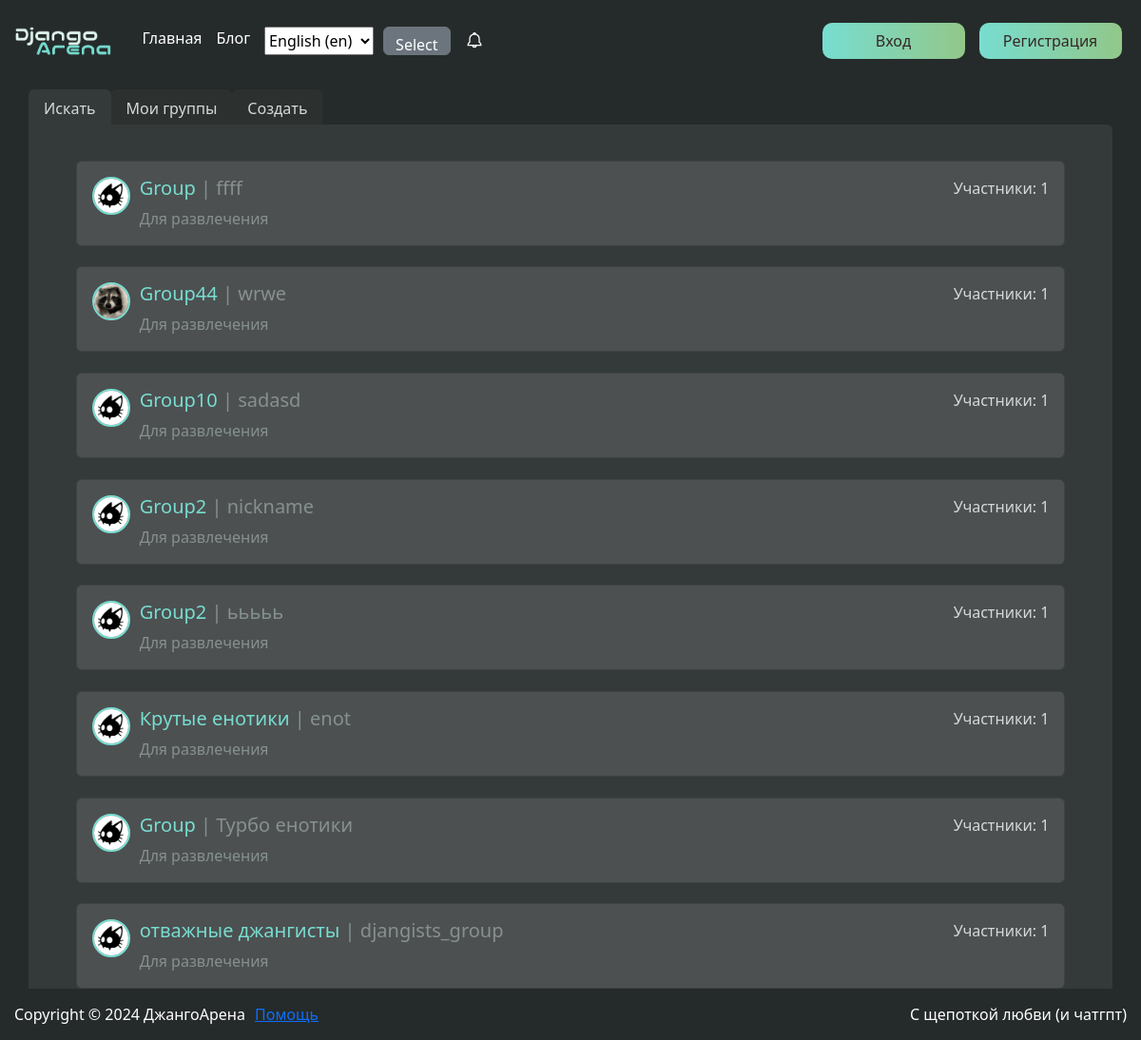
Page /groups/all/ on the committed database.
### groups/models.py (models this page shows, shortened)
class Group(django.db.models.Model):
    title = django.db.models.CharField(
        verbose_name="название",
        help_text="Придумайте крутое название для своей группы",
        max_length=255,
        default="Group",
    )
    name = django.db.models.CharField(
        verbose_name="никнейм",
        help_text="Придумайте уникальное название",
        max_length=255,
        unique=True,
    )
    theme = django.db.models.CharField(
        verbose_name="тематика",
        help_text="Определитесь с тематикой группы(например 'для развлечения'"
        + "'друзья' и тд.)",
        max_length=30,
        default="Для развлечения",
        blank=True,
    )
    image = django.db.models.ImageField(
        "аватарка",
        help_text="Загрузите аватарку",
        upload_to=get_path_image,
        null=True,
        blank=True,
    )
    description = django.db.models.TextField(
        verbose_name="описание",
        help_text="Опишите группу",
    )
    is_public = django.db.models.BooleanField(
        default=False,
        verbose_name="публичная ли группа?",
        help_text="В публичную группу могут вступить все желающие",
    )
    created_at = django.db.models.DateTimeField(
        auto_now_add=True,
    )
    class Meta:
        verbose_name = "Группы"
        verbose_name_plural = "Группы"

### groups/views.py (the view)
# urls.py: django.urls.path("all/", groups.views.GroupAllView.as_view(), name="all"),
class GroupAllView(django.views.View):
    def get(self, *args, **kwargs):
        selected_groups = (
            groups.models.Group.objects.all()
            .prefetch_related("group")
            .order_by(
                "-created_at",
            )
        )
        context = {
            "title": "Искать группы",
            "tab": "all",
            "groups": selected_groups,
        }
        return django.shortcuts.render(
            request=self.request,
            template_name="group/user_group.html",
            context=context,
        )

### notifications/context_processors.py (called while the page is built)
def get_notifications(request):
    if request.user.is_authenticated:
        user = core.models.User.objects.get(pk=request.user.id)
        cur_notifications = notifications.models.Notification.objects.filter(
            recipient=user.id,
        )
    else:
        cur_notifications = []
    return {"notifications": cur_notifications}

### templates/group/user_group.html (shortened to what this page needs)
{% extends "base.html" %}
{% load static %}
{% block content %}
<div class="container">
    <div class="row">
        <ul class="nav nav-tabs" style="border: none;margin-bottom: -2px">
            <li class="nav-item">
                <a class="nav-link" {% if tab == "all" %}style="background-color: #343a39;border:none" {% else %}
                    style="border:none" {% endif %} href={% url "groups:all" %}>Искать</a>
            </li>
            <li class="nav-item">
                <a class="nav-link" {% if tab == "my" %}style="background-color: #343a39;border: none;" {% else %}
                    style="border:none" {% endif %} href={% url "groups:my" %}>Мои группы</a>
            </li>
            <li class="nav-item">
                <a class="nav-link" style="border:none"  href={% url "groups:new_groups" %}>Создать</a>
            </li>
        </ul>
        <div class="card" id="parent_card">
            <div class="card-body">
                {% for group in groups %}
                <a href="{% url 'groups:groups_detail' group.id %}" style="text-decoration:none">{% include "includes/group.html" %}</a>
                {% endfor %}
            </div>
        </div>
    </div>
</div>
{% endblock %}

### templates/includes/group.html
{% load static %}
<div class="card" id="note_card">
    <div class="card-body" style="display: flex; justify-content: space-between">
        <div style="display: flex">
            <img id="ava" alt=""
                src={% if group.image %}"{{ group.image.url }}"{% else %}{% static "images/group-avatar2.jpg" %}{% endif %}
                height="50" width="50" loading="lazy" class="rounded-circle">
            <div style=" margin-left: 10px">
                <h5><span class="title">{{ group.title }}</span> <span style="color: #869090">| {{ group.name }}</span>
                </h5>
                <div style="color: #869090">{{ group.theme }}</div>
            </div>
        </div>
        <p style="float:right; color:#D6D9D9">Участники: {{ group.group.count }}</p>
    </div>
</div>

### static_dev/style.css (style rules this page uses)
* { padding: 0; }
ul { padding: 0; }
body { height: 100%; color: #cdd5d6; }
.flex-container { display: flex; flex-direction: column; flex-direction: column; height: 100%; min-height: 100vh; background-color: #252b2a; }

### static_dev/css/header.css (style rules this page uses)
#ava { border: 2px solid #77ddd0; outline-offset: 2px; width: 40px; height: 40px; }

### static_dev/css/blog.css (style rules this page uses)
#parent_card { background-color: #343a39; border: none; border-top-left-radius: 0; }
#note_card { background-color: #4d5051; margin: 2%; }
.title { color: #77ddd0; }
.nav-link { background-color: #2c3130; color: #d6d9d9; }

### rows in the picture
Group: title "Group", name "ffff", theme "Для развлечения", group.count "1"
Group: image (picture), title "Group44", name "wrwe", theme "Для развлечения", group.count "1"
Group: title "Group10", name "sadasd", theme "Для развлечения", group.count "1"
Group: title "Group2", name "nickname", theme "Для развлечения", group.count "1"
Group: title "Group2", name "ььььь", theme "Для развлечения", group.count "1"
Group: title "Крутые енотики", name "enot", theme "Для развлечения", group.count "1"
Group: title "Group", name "Турбо енотики", theme "Для развлечения", group.count "1"
Group: title "отважные джангисты", name "djangists_group", theme "Для развлечения", group.count "1"

### other values in the picture
form field language "English (en)"
